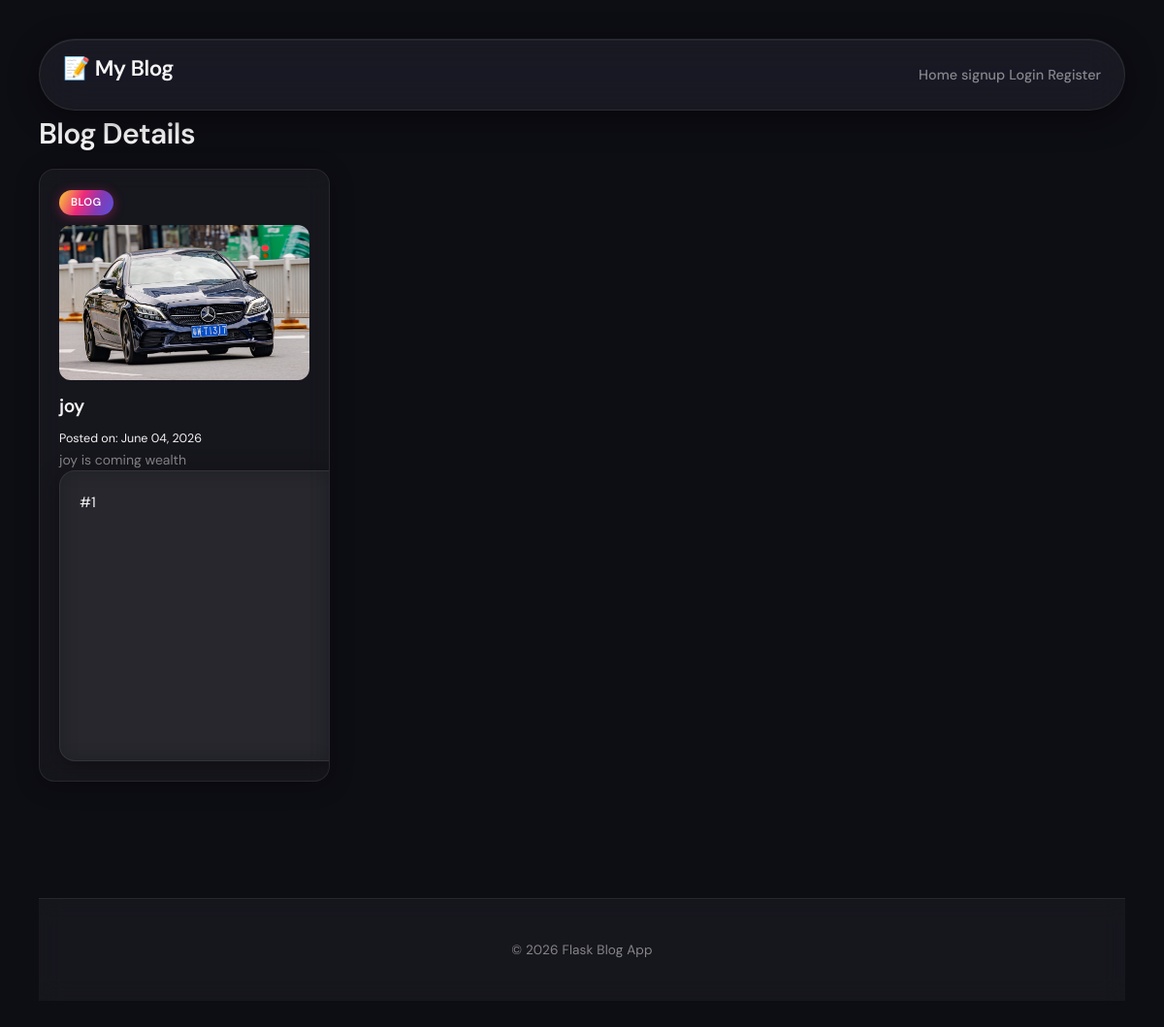
Screenshot of /viewblog/joy with the database file from the repository.
### app.py (models this page shows, shortened)
class Blog(db.Model):
    _id = db.Column(db.Integer, primary_key=True)
    title = db.Column(db.String(100), unique=True, nullable=False)
    content = db.Column(db.Text, nullable=False)
    image = db.Column(db.String(200), nullable=True)
    date_posted = db.Column(db.DateTime, nullable=False, default=datetime.utcnow)
    user_id = db.Column(db.Integer, db.ForeignKey('user.id'), nullable=False)

### app.py (the view)
@app.route('/viewblog/<title>')
def viewblog(title):
    blog = Blog.query.filter_by(title=title).first_or_404()
    return render_template("viewblog.html", blog=blog)

### templates/viewblog.html (shortened to what this page needs)
{% extends 'base.html' %}
{% block content %}
<h1>Blog Details</h1>
<div class="card">
    <div class="badge">Blog</div>
    {% if blog.image %}
        <img src="{{ url_for('static', filename='uploads/' + blog.image) }}">
    {% endif %}
    <h2>{{ blog.title }}</h2>
    <small>Posted on: {{ blog.date_posted.strftime('%B %d, %Y') }}</small>
    <p>{{ blog.content }}</p>
    <div class="card">
        <span class="id">#{{ blog._id }}</span>
    </div>
</div>
{% endblock %}

### static/style.css (style rules this page uses)
:root { --ig-yellow: #f9ce34; --ig-orange: #ee2a7b; --ig-pink: #ee2a7b; --ig-magenta: #c13584; --ig-purple: #833ab4; --ig-indigo: #5851db; --bg: #0d0d14; --surface: rgba(255, 255, 255, 0.04); --surface-2: rgba(255, 255, 255, 0.08); --border: rgba(255, 255, 255, 0.08); --border-hover: rgba(238, 42, 123, 0.45); --text: #f5f5f5; --muted: rgba(245, 245, 245, 0.5); --danger: #ff375f; --success: #30d158; --info: #0a84ff; --radius: 16px; --radius-sm: 10px; --radius-pill: 100px; --space-1: 4px; --space-2: 8px; --space-3: 12px; --space-4: 16px; --space-5: 24px; --space-6: 32px; --space-7: 48px; }
.ig-gradient, .btn, .badge { background: linear-gradient( 115deg, #f9ce34 0%, #ee2a7b 40%, #833ab4 70%, #5851db 100% ); }
*, *::before, *::after { box-sizing: border-box; }
body { margin: 0; padding: 40px; font-family: 'DM Sans', -apple-system, sans-serif; font-size: 15px; line-height: 1.6; color: var(--text); background-color: var(--bg); background-image: radial-gradient(ellipse 60% 50% at 15% 0%, rgba(249, 206, 52, 0.12) transparent), radial-gradient(ellipse 55% 45% at 85% 5%, rgba(131, 58, 180, 0.18) transparent), radial-gradient(ellipse 70% 60% at 50% 100%, rgba(238, 42, 123, 0.12) transparent); min-height: 100vh; }
h1, h2, h3, h4 { font-family: 'DM Sans', sans-serif; font-weight: 600; letter-spacing: -0.02em; color: var(--text); margin: 0 0 var(--space-3); }
.card { width: 300px; min-height: 300px; background: var(--surface); backdrop-filter: blur(12px); -webkit-backdrop-filter: blur(12px); border-radius: var(--radius); padding: 20px; border: 0.5px solid var(--border); box-shadow: 0 4px 24px rgba(0, 0, 0, 0.3); overflow: hidden; transition: transform 0.3s cubic-bezier(0.34, 1.56, 0.64, 1), box-shadow 0.3s ease, border-color 0.3s ease; position: relative; }
.card::before { content: ''; position: absolute; inset: 0; border-radius: var(--radius); padding: 1px; background: linear-gradient(135deg, #f9ce34, #ee2a7b, #833ab4, #5851db); -webkit-mask: linear-gradient(#fff 0 0) content-box, linear-gradient(#fff 0 0); -webkit-mask-composite: xor; mask-composite: exclude; opacity: 0; transition: opacity 0.3s ease; pointer-events: none; }
.card img { width: 100%; height: 160px; object-fit: cover; border-radius: calc(var(--radius) - 4px); display: block; margin-bottom: var(--space-3); }
.card h2 { font-size: 1.2rem; font-weight: 600; margin: 6px 0 4px; letter-spacing: -0.02em; }
.card p { font-size: 0.875rem; color: var(--muted); line-height: 1.6; margin: 0; }
.badge { display: inline-block; font-size: 0.7rem; font-weight: 600; letter-spacing: 0.04em; text-transform: uppercase; color: #fff; padding: 4px 12px; border-radius: var(--radius-pill); margin-bottom: 10px; box-shadow: 0 2px 12px rgba(238, 42, 123, 0.4); }

### rows the page displays
Blog: image (picture), title "joy", date_posted "June 04, 2026", content "joy is coming wealth", _id "1"
